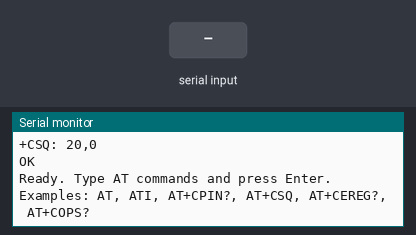
Simulated run of this sketch. Board: ESP32. Shown: the last lines printed to the serial monitor. The test bench sets the inputs (shaded band). The modem accepts every AT command (registered, SIM ready, sends succeed) and sends nothing else.

Above: at 15.7 s.
15.8 s: "1\n" received over Serial
At 16.3 s:
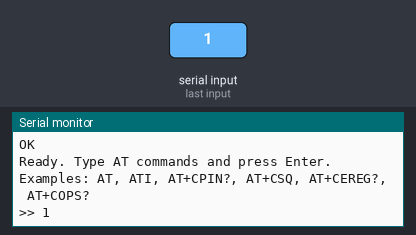
18.8 s: "1\n" received over the second serial link
At 19.8 s:
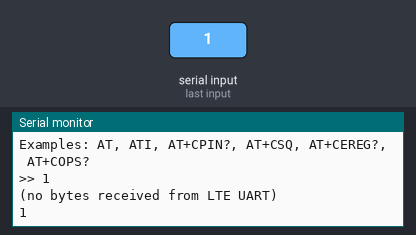
20.3 s: "0\n" received over Serial
At 21.0 s:
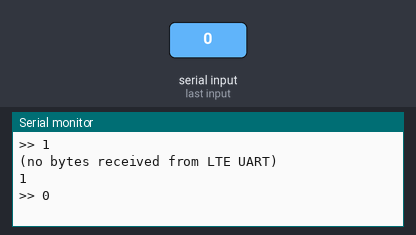
21.8 s: "0\n" received over the second serial link
At 23.3 s:
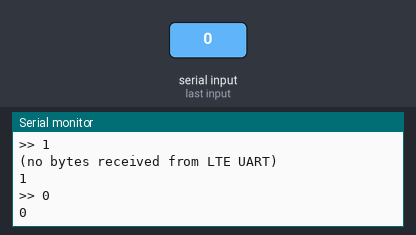

Measured:
- after the input at 15.8 s, the serial monitor: prints a new line at once (image 1)
- after the input at 18.8 s, the serial monitor: prints a new line at once (image 2)
- after the input at 20.3 s, the serial monitor: prints a new line at once (image 3)
- after the input at 21.8 s, the serial monitor: prints a new line at once (image 4)

The sketch:

ESP32-P4-PC-and-USB-LTE4G-EU.ino
```cpp
#include <Arduino.h>

/*
  ESP32-P4-PC <-> USB-LTE4G-EU UART demo

  Goal:
    This sketch tests UART communication between an OLIMEX ESP32-P4-PC
    and an OLIMEX USB-LTE4G-EU / USB-LTE4G-EU-ANT modem board.

  Purpose:
    The ESP32-P4-PC sends basic AT commands to the LTE modem and prints
    the modem responses to the Arduino Serial Monitor. After startup, the
    sketch waits for manual AT command input from the Serial Monitor.

  Important hardware notes:
    The USB-LTE4G-EU modem UART works at 1.8 V logic level.
    The ESP32-P4-PC UEXT UART works at 3.3 V logic level.

    A level shifter is required between the two boards.
    OLIMEX UEXT-LVL-SHIFT can be used for this purpose.

  Connection:
    ESP32-P4-PC <-> UEXT-LVL-SHIFT:
      Connect these two boards with a UEXT cable.

    USB-LTE4G-EU:
      Power the USB-LTE4G-EU board from its own USB cable.

    USB-LTE4G-EU EXT1 header <-> UEXT-LVL-SHIFT UEXT_1.65V_to_5V5:
      Use 4 male-female jumper wires from the USB-LTE4G-EU EXT1 header
      to the low-voltage side of the UEXT-LVL-SHIFT board:

      USB-LTE4G-EU EXT1 pin 8 / VDD_EXT -> pin 1 of UEXT_1.65V_to_5V5
      USB-LTE4G-EU EXT1 pin 2 / GND     -> pin 2 of UEXT_1.65V_to_5V5
      USB-LTE4G-EU EXT1 pin 3 / TX      -> pin 4 of UEXT_1.65V_to_5V5
      USB-LTE4G-EU EXT1 pin 4 / RX      -> pin 3 of UEXT_1.65V_to_5V5

  Modem sleep note:
    The LTE module can enter sleep mode. This demo sends:

      AT+QSCLK=0

    during startup to disable modem sleep mode.
*/

static const int LTE_RX_PIN = 38;        // P4 RX <- LTE TXD via level shifter
static const int LTE_TX_PIN = 37;        // P4 TX -> LTE RXD via level shifter
static const uint32_t LTE_BAUD = 115200;

HardwareSerial LTE(1);

char inputLine[160];
size_t inputLen = 0;
uint32_t lastWaitingPrint = 0;

void sendCommand(const char *cmd, uint32_t waitMs = 1500) {
  Serial.println();
  Serial.print(">> ");
  Serial.println(cmd);

  while (LTE.available()) {
    LTE.read();
  }

  LTE.print(cmd);
  LTE.print("\r\n");

  bool gotResponse = false;
  uint32_t start = millis();

  while (millis() - start < waitMs) {
    while (LTE.available()) {
      Serial.write(LTE.read());
      gotResponse = true;
    }
    delay(1);
  }

  if (!gotResponse) {
    Serial.println("(no bytes received from LTE UART)");
  }
}

void setup() {
  Serial.begin(115200);
  delay(2000);

  Serial.println();
  Serial.println("=== ESP32-P4-PC LTE UART DEMO ===");
  Serial.println("Console: Serial over USB CDC, 115200 baud");
  Serial.println("Modem:   UART1, 115200 baud");
  Serial.println();

  Serial.println("Purpose:");
  Serial.println("  Test AT command communication with USB-LTE4G-EU over UART.");
  Serial.println("  A level shifter is required: modem UART is 1.8 V, P4 UEXT is 3.3 V.");
  Serial.println("  The USB-LTE4G-EU board must be powered from USB.");
  Serial.println();

  Serial.printf("Chip: %s rev %u\n", ESP.getChipModel(), ESP.getChipRevision());
  Serial.printf("Flash: %lu MB\n", (unsigned long)(ESP.getFlashChipSize() / 1024 / 1024));
  Serial.printf("PSRAM: %lu MB\n", (unsigned long)(ESP.getPsramSize() / 1024 / 1024));
  Serial.println();

  LTE.begin(LTE_BAUD, SERIAL_8N1, LTE_RX_PIN, LTE_TX_PIN);
  delay(2000);

  Serial.println("Startup modem probe:");
  sendCommand("AT");
  sendCommand("AT");
  sendCommand("AT");
  sendCommand("AT+QSCLK=0");   // Disable modem sleep mode.
  sendCommand("ATI");
  sendCommand("AT+CPIN?");
  sendCommand("AT+CSQ");

  Serial.println();
  Serial.println("Ready. Type AT commands and press Enter.");
  Serial.println("Examples: AT, ATI, AT+CPIN?, AT+CSQ, AT+CEREG?, AT+COPS?");
  Serial.println();

  lastWaitingPrint = millis();
}

void loop() {
  while (LTE.available()) {
    Serial.write(LTE.read());
  }

  while (Serial.available()) {
    char c = Serial.read();

    if (c == '\r') {
      continue;
    }

    if (c == '\n') {
      if (inputLen > 0) {
        inputLine[inputLen] = '\0';
        sendCommand(inputLine);
        inputLen = 0;
        lastWaitingPrint = millis();
      }
      continue;
    }

    if (inputLen < sizeof(inputLine) - 1) {
      inputLine[inputLen++] = c;
    } else {
      inputLen = 0;
      Serial.println("Input too long, cleared.");
    }
  }

  if (millis() - lastWaitingPrint >= 30000) {
    Serial.println("Waiting for AT command input...");
    Serial.println("Try: AT, ATI, AT+CPIN?, AT+CSQ, AT+CEREG?, AT+COPS?");
    lastWaitingPrint = millis();
  }
}
```
